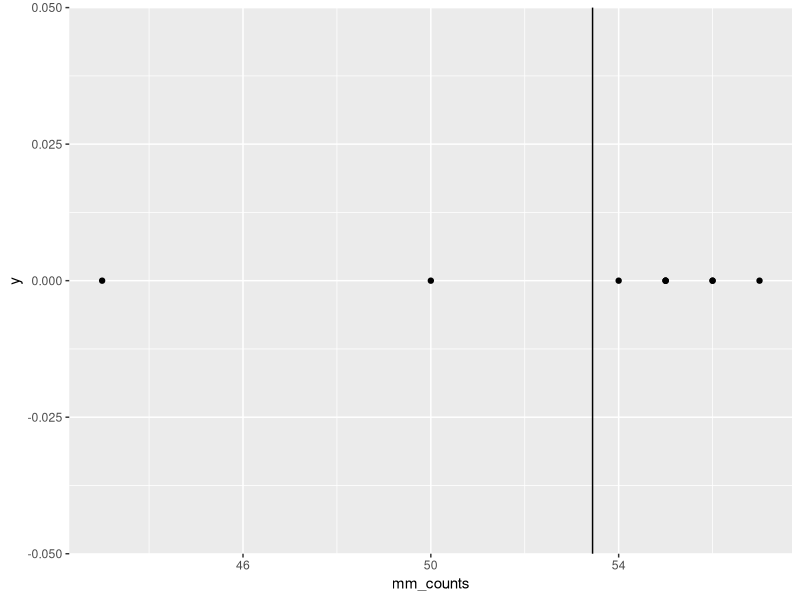

This chart was generated by the following R code:
## ---- chunk 1
mm_counts <- c(57, 55, 56, 55, 55, 43, 54, 56, 50)
## ---- chunk 2
sum(mm_counts) / length(mm_counts)
## ---- chunk 3
mean(mm_counts)
## ---- chunk 4
mm_counts
dist_from_mean <- mm_counts - mean(mm_counts)
dist_from_mean

## ---- chunk 5
sum(dist_from_mean)
## ---- chunk 6
sum(abs(dist_from_mean))
## ---- chunk 7
sum(dist_from_mean^2)
## ---- chunk 8
sum( (mean(mm_counts) - mm_counts)^2 ) / (length(mm_counts) - 1)
## ---- chunk 9
var(mm_counts)
## ---- chunk 10
sqrt(sum( (mean(mm_counts) - mm_counts)^2 ) / (length(mm_counts) - 1))

## ---- chunk 11
sd(mm_counts)
## ---- chunk 12
library(ggplot2)

ggplot() +
  geom_point(aes(x = mm_counts, y = 0)) +
  geom_vline(xintercept = mean(mm_counts))
## ---- chunk 13
runif(1)
## ---- chunk 14

mm_data <- read.csv(file = "mm_data.csv")
mm_data
## ---- chunk 15
library(tidyverse)

mm_data

## ---- chunk 16
mm_data_long <- tidyr::gather(mm_data, "Person", "MM_Count", 2:10)
mm_data_long

## ---- chunk 17
mm_data_long %>%
  group_by(Person) %>%
  summarise(Tot_MM = sum(MM_Count))
## ---- chunk 18
mm_data_long <-
  mm_data_long %>%
  group_by(Person) %>%
  mutate(Tot_MM = sum(MM_Count))

mm_data_long
## ---- chunk 19
mm_data_long$Prob_Color <- mm_data_long$MM_Count / mm_data_long$Tot_MM
mm_data_long
## ---- chunk 20
mm_data_long %>%
  group_by(Color) %>%
  summarise(Prob_Color = mean(Prob_Color))
## ---- chunk 21
mm_colors <- c("blue", "brown", "green", "orange", "red", "yellow")
mm_probs <- c(0.23, 0.14, 0.16, 0.2, 0.13, 0.14)
## ---- chunk 22
new_bag <- sample(x = mm_colors, size = 57, replace = TRUE, prob = mm_probs)
new_bag

table(new_bag)

## ---- chunk 23
new_bag_counts <- c(sum(new_bag == "blue"),
                    sum(new_bag == "brown"),
                    sum(new_bag == "green"),
                    sum(new_bag == "orange"), 
                    sum(new_bag == "red"),
                    sum(new_bag == "yellow")
                    )
new_bag_counts

## ---- chunk 24
mm_matts <- mm_data$Matt
mm_matts
sum(mm_matts)
## ---- chunk 25
all(mm_matts == new_bag_counts)

## ---- chunk 26
sample(1:10, replace = FALSE)
## ---- chunk 27
sample(1:10, replace = TRUE)
